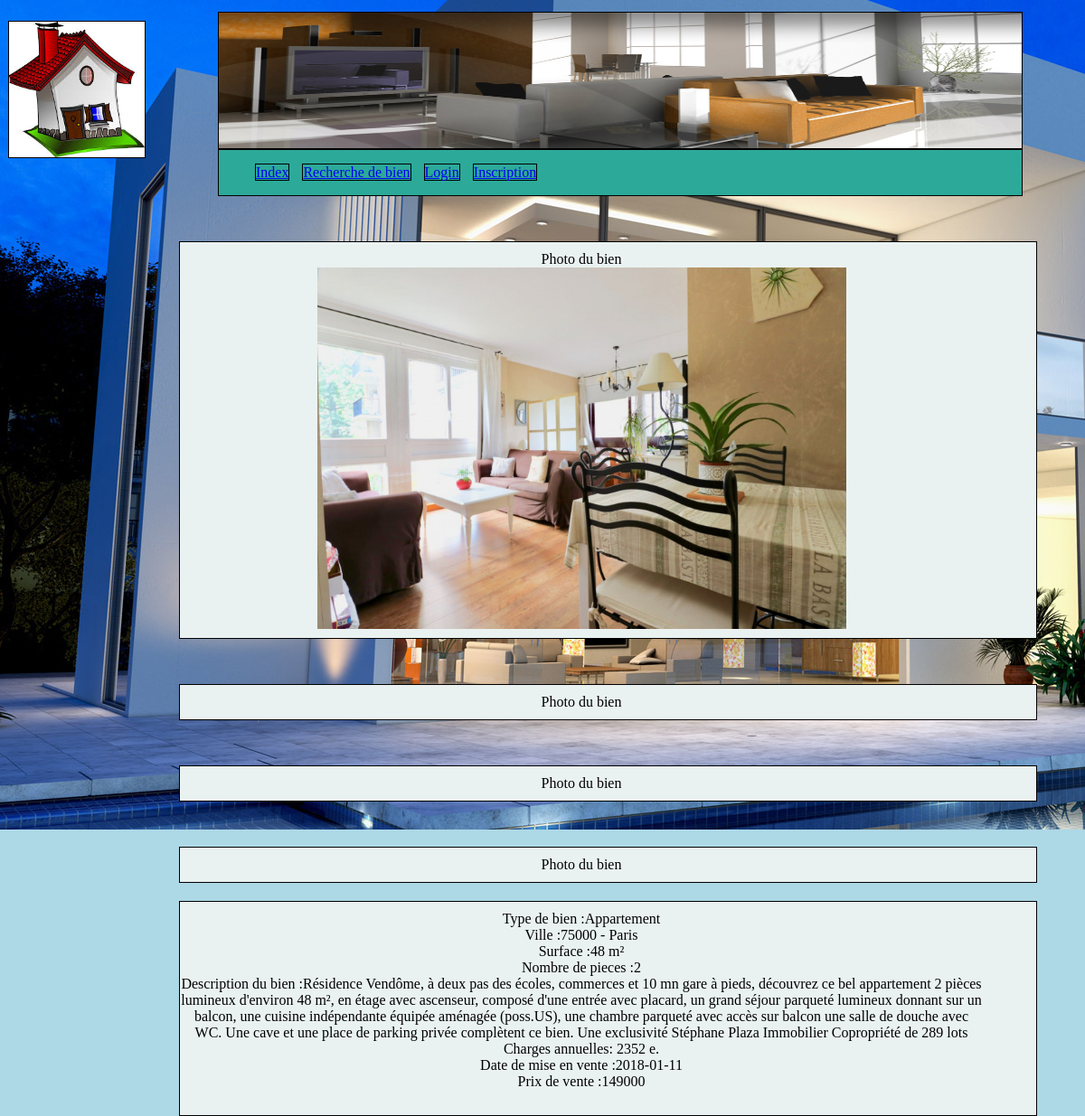
Page /annonce.php?id_b=1 on the committed database.
### tables this page shows
CREATE TABLE IF NOT EXISTS `categorie` (
  `id_cat` int(11) NOT NULL AUTO_INCREMENT,
  `libelle` varchar(50) DEFAULT NULL,
  PRIMARY KEY (`id_cat`)
);

CREATE TABLE IF NOT EXISTS `adresse` (
  `id_adr` int(11) NOT NULL AUTO_INCREMENT,
  `numero` int(11) DEFAULT NULL,
  `rue` varchar(50) DEFAULT NULL,
  `cp` varchar(10) DEFAULT NULL,
  `ville` varchar(255) NOT NULL,
  PRIMARY KEY (`id_adr`)
);

CREATE TABLE IF NOT EXISTS `biens` (
  `id_b` int(11) NOT NULL AUTO_INCREMENT,
  `description` text,
  `nb_pieces` int(11) DEFAULT NULL,
  `surface` int(11) DEFAULT NULL,
  `prix` int(11) NOT NULL,
  `date` date NOT NULL,
  `id_adr` int(11) NOT NULL,
  `id_cat` int(11) NOT NULL,
  `id_u` int(11) NOT NULL,
  PRIMARY KEY (`id_b`),
  KEY `id_adr` (`id_adr`),
  KEY `id_cat` (`id_cat`),
  KEY `id_u` (`id_u`)
);

### annonce.php (the view, shortened to what this page needs)
<?php require("include/header.php");
?>
<?php
			$id_b=$_GET['id_b'];
    	$sql = $bdd->prepare ("SELECT categorie.libelle as catlib, biens.id_b as id_b, biens.nb_pieces as nb_pieces, biens.prix as prix,
					biens.surface as surface,biens.date as date, biens.description as description, adresse.cp as cp, adresse.ville as ville,
					users.email as mail, users.numtel as numtel
			FROM biens, adresse, categorie, users
			WHERE biens.id_adr=adresse.id_adr
			  and categorie.id_cat=biens.id_cat
			  and biens.id_b='$id_b'");
		$sql->execute();
				$annonce = $sql->fetch();
		echo "<tr>";
				$listFiles = glob('image/uploaded/'.$annonce->id_b."_*");
				$cpt=0;
				echo '<td>';
				foreach($listFiles as $thisimage){
					$cpt++;
					echo "<div id='photoannonce'>Photo du bien </br><a style=\"clear:both;\" class=\"zoombox zgallery".$annonce->id_b."\" href=\"".$thisimage."\"><img style=\"".(($cpt>1)?"display:none;":"")."\" widht=400 height=400 src=\"".$thisimage."\" /></a></div>";
				}
				echo '</td>';
				echo '<td><div id="infoannonce"> Type de bien :'.$annonce->catlib.'</td></br>';
				echo '<td> Ville :'.$annonce->cp.' - '.$annonce->ville.'</td></br>';
				echo '<td> Surface :'.$annonce->surface.' m²</td></br>';
				echo '<td> Nombre de pieces :'.$annonce->nb_pieces.'</td></br>';
				echo '<td> Description du bien :'.$annonce->description.'</td></br>';
				echo '<td> Date de mise en vente :'.$annonce->date.'</td></br>';
				echo '<td> Prix de vente :'.$annonce->prix.'</td></br></br></div>';
			?>

### css/style.css (style rules this page uses)
body { background-image: url(../image/background.png); background-repeat: no-repeat ; background-attachment: fixed ; background-color: lightblue; }
#infoannonce { margin-left: 190px; margin-top: 20px; padding-top: 10px; padding-bottom: 10px; text-align:center; float:left; padding-right:5%; clear: both; width: 75%; border: 1px solid black; background-color: #EAF2F1; }
#photoannonce { margin-left: 190px; margin-top: 50px; padding-top: 10px; padding-bottom: 10px; text-align:center; float:left; padding-right:5%; clear: both; width: 75%; border: 1px solid black; background-color: #EAF2F1; height: auto; }

### rows in the picture
categorie: libelle "Appartement"
adresse: cp "75000", ville "Paris"
biens: surface "48", nb_pieces "2", description "Résidence Vendôme, à deux pas des écoles, commerces et 10 mn gare à pieds, découvrez ce bel appartement 2 pièces lumineux d'environ 48 m², en étage avec ascenseur, composé d'une entrée avec placard, un grand séjour parqueté lumineux donnant sur un balcon, une cuisine indépendante équipée aménagée (poss.US), une chambre parqueté avec accès sur balcon une salle de douche avec WC. Une cave et une place de parking privée complètent ce bien. Une exclusivité Stéphane Plaza Immobilier Copropriété de 289 lots Charges annuelles: 2352 e.", date "2018-01-11", prix "149000"
